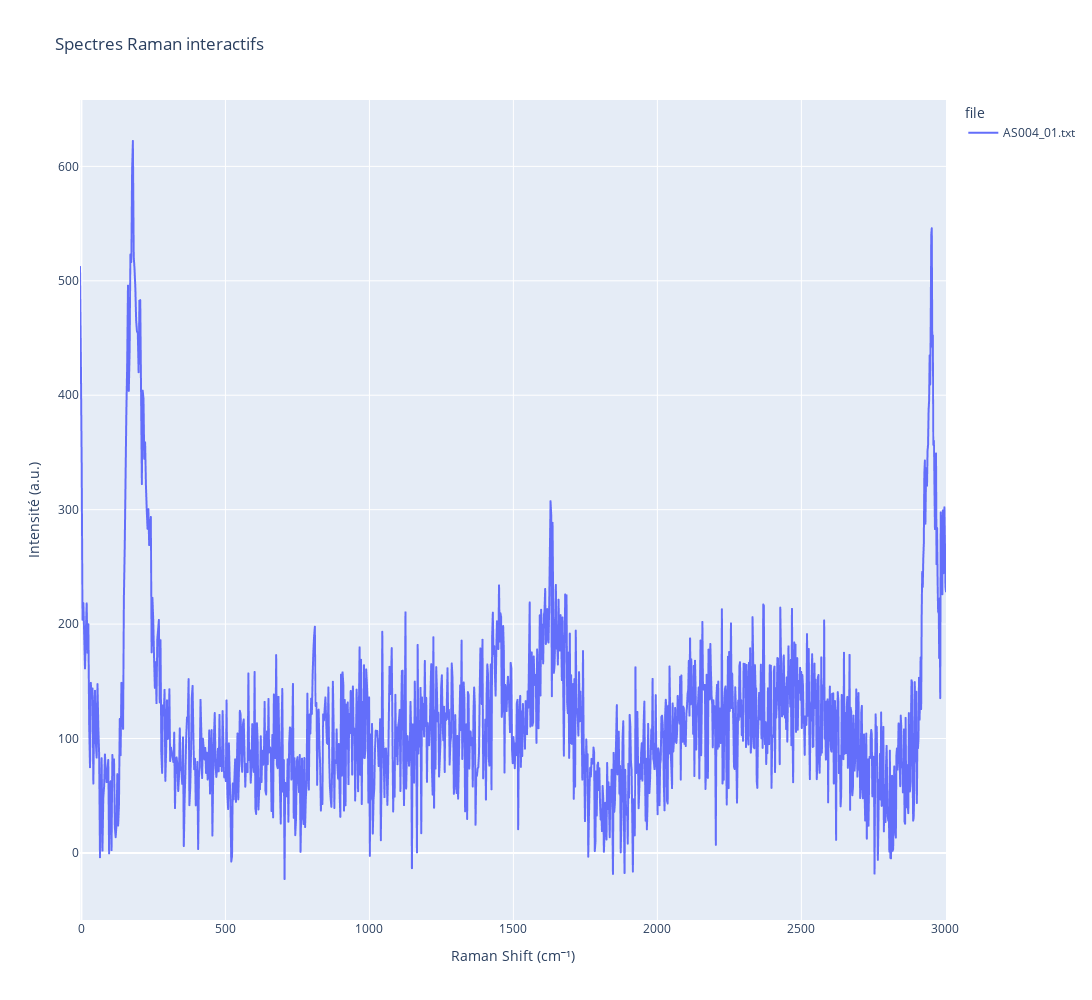

Notebook cell for this chart:
### Markdown cell above
<span style="color: skyblue; font-size: 20px; font-style: bold"> Spectre interactif </span>

### Code cell
# Spectres des cuvettes BRB

fig = px.line(cuvette_BRB, 
              x="Raman Shift", 
              y="Intensity_corrected", 
              color="file",
              title="Spectres Raman interactifs")

fig.update_layout(
    xaxis_title="Raman Shift (cm⁻¹)",
    yaxis_title="Intensité (a.u.)",
    width=1900,   # largeur en pixels
    height=1000   # hauteur en pixels
)

fig.show()

### Figure 1 — Plotly figure (JSON) as saved in the notebook; plotly's stock layout.template omitted (floating-point values rounded to 4 significant figures; data arrays with more than 128 entries replaced by an {"elided": "..."} marker saying what was removed)
{"data": [{"hovertemplate": "file=AS004_01.txt<br>Raman Shift=%{x}<br>Intensity_corrected=%{y}<extra></extra>", "legendgroup": "AS004_01.txt", "line": {"color": "#636efa", "dash": "solid"}, "marker": {"symbol": "circle"}, "mode": "lines", "name": "AS004_01.txt", "showlegend": true, "type": "scattergl", "x": {"elided": "1295 float values"}, "xaxis": "x", "y": {"elided": "1295 float values"}, "yaxis": "y"}], "layout": {"height": 1000, "legend": {"title": {"text": "file"}, "tracegroupgap": 0}, "title": {"text": "Spectres Raman interactifs"}, "width": 1900, "xaxis": {"anchor": "y", "domain": [0, 1], "title": {"text": "Raman Shift (cm⁻¹)"}}, "yaxis": {"anchor": "x", "domain": [0, 1], "title": {"text": "Intensité (a.u.)"}}}}
